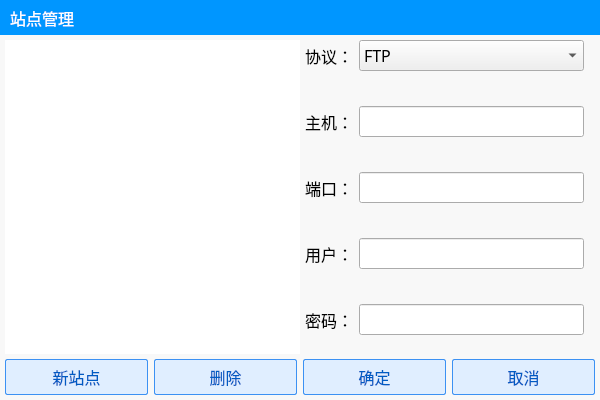
<?xml version="1.0" encoding="UTF-8"?>
<ui version="4.0">
 <class>SiteManagement</class>
 <widget class="QWidget" name="SiteManagement">
  <property name="geometry">
   <rect>
    <x>0</x>
    <y>0</y>
    <width>600</width>
    <height>400</height>
   </rect>
  </property>
  <property name="windowTitle">
   <string>SiteManagement</string>
  </property>
  <property name="styleSheet">
   <string notr="true">QWidget{font-family:&quot;微软雅黑&quot;;}</string>
  </property>
  <layout class="QVBoxLayout" name="verticalLayout">
   <property name="leftMargin">
    <number>0</number>
   </property>
   <property name="topMargin">
    <number>0</number>
   </property>
   <property name="rightMargin">
    <number>0</number>
   </property>
   <property name="bottomMargin">
    <number>0</number>
   </property>
   <item>
    <widget class="QWidget" name="background_widget" native="true">
     <property name="styleSheet">
      <string notr="true">#background_widget{background-color:#F8F8F8;}</string>
     </property>
     <layout class="QHBoxLayout" name="horizontalLayout">
      <property name="spacing">
       <number>0</number>
      </property>
      <property name="leftMargin">
       <number>0</number>
      </property>
      <property name="topMargin">
       <number>0</number>
      </property>
      <property name="rightMargin">
       <number>0</number>
      </property>
      <property name="bottomMargin">
       <number>0</number>
      </property>
      <item>
       <widget class="QWidget" name="main_widget" native="true">
        <layout class="QVBoxLayout" name="verticalLayout_2">
         <property name="spacing">
          <number>0</number>
         </property>
         <property name="leftMargin">
          <number>0</number>
         </property>
         <property name="topMargin">
          <number>0</number>
         </property>
         <property name="rightMargin">
          <number>0</number>
         </property>
         <property name="bottomMargin">
          <number>0</number>
         </property>
         <item>
          <widget class="QWidget" name="top_widget" native="true">
           <property name="minimumSize">
            <size>
             <width>0</width>
             <height>35</height>
            </size>
           </property>
           <property name="maximumSize">
            <size>
             <width>16777215</width>
             <height>16777215</height>
            </size>
           </property>
           <property name="styleSheet">
            <string notr="true">#top_widget{background-color:#0096ff;}</string>
           </property>
           <layout class="QHBoxLayout" name="horizontalLayout_2">
            <property name="leftMargin">
             <number>10</number>
            </property>
            <property name="topMargin">
             <number>0</number>
            </property>
            <property name="rightMargin">
             <number>10</number>
            </property>
            <property name="bottomMargin">
             <number>0</number>
            </property>
            <item>
             <widget class="QLabel" name="label">
              <property name="font">
               <font>
                <family>微软雅黑</family>
                <pointsize>12</pointsize>
               </font>
              </property>
              <property name="styleSheet">
               <string notr="true">color:white;</string>
              </property>
              <property name="text">
               <string>站点管理</string>
              </property>
             </widget>
            </item>
            <item>
             <spacer name="horizontalSpacer">
              <property name="orientation">
               <enum>Qt::Horizontal</enum>
              </property>
              <property name="sizeHint" stdset="0">
               <size>
                <width>40</width>
                <height>20</height>
               </size>
              </property>
             </spacer>
            </item>
            <item>
             <widget class="QPushButton" name="btnClose">
              <property name="styleSheet">
               <string notr="true">QPushButton{background-color: rgba(255, 255, 255,0);background-position:center;background-repeat:no-repeat;border-style:solid; }
QPushButton:hover{background-color:#E33D29;}</string>
              </property>
              <property name="text">
               <string/>
              </property>
              <property name="icon">
               <iconset resource="../FtpClient.qrc">
                <normaloff>:/FtpClient/res/7.png</normaloff>:/FtpClient/res/7.png</iconset>
              </property>
             </widget>
            </item>
           </layout>
          </widget>
         </item>
         <item>
          <widget class="QWidget" name="CenterWidget" native="true">
           <property name="font">
            <font>
             <family>微软雅黑</family>
             <pointsize>12</pointsize>
            </font>
           </property>
           <layout class="QHBoxLayout" name="horizontalLayout_3">
            <property name="spacing">
             <number>0</number>
            </property>
            <property name="leftMargin">
             <number>5</number>
            </property>
            <property name="topMargin">
             <number>5</number>
            </property>
            <property name="rightMargin">
             <number>5</number>
            </property>
            <property name="bottomMargin">
             <number>0</number>
            </property>
            <item>
             <widget class="QListWidget" name="listWidget">
              <property name="font">
               <font>
                <family>微软雅黑</family>
                <pointsize>-1</pointsize>
               </font>
              </property>
              <property name="styleSheet">
               <string notr="true">QListView{background-color:#ffffff; border: 0px;font-size:20px;}
QListView::item{margin-right:1px;}
QListView::item:hover {background: #0096ff;color:white;}
QListView::item:selected {background: #0096ff;color:white;}</string>
              </property>
              <property name="selectionMode">
               <enum>QAbstractItemView::SingleSelection</enum>
              </property>
             </widget>
            </item>
            <item>
             <widget class="QWidget" name="FtpConfigContainer" native="true">
              <layout class="QFormLayout" name="formLayout">
               <property name="verticalSpacing">
                <number>35</number>
               </property>
               <property name="leftMargin">
                <number>5</number>
               </property>
               <property name="topMargin">
                <number>0</number>
               </property>
               <property name="bottomMargin">
                <number>0</number>
               </property>
               <item row="0" column="0">
                <widget class="QLabel" name="label_2">
                 <property name="font">
                  <font>
                   <family>微软雅黑</family>
                   <pointsize>12</pointsize>
                  </font>
                 </property>
                 <property name="text">
                  <string>协议：</string>
                 </property>
                </widget>
               </item>
               <item row="0" column="1">
                <widget class="QComboBox" name="FtpType">
                 <property name="font">
                  <font>
                   <family>微软雅黑</family>
                   <pointsize>12</pointsize>
                  </font>
                 </property>
                 <property name="layoutDirection">
                  <enum>Qt::LeftToRight</enum>
                 </property>
                 <item>
                  <property name="text">
                   <string>FTP</string>
                  </property>
                 </item>
                 <item>
                  <property name="text">
                   <string>SFTP</string>
                  </property>
                 </item>
                 <item>
                  <property name="text">
                   <string>FTPS</string>
                  </property>
                 </item>
                </widget>
               </item>
               <item row="1" column="0">
                <widget class="QLabel" name="label_3">
                 <property name="font">
                  <font>
                   <family>微软雅黑</family>
                   <pointsize>12</pointsize>
                  </font>
                 </property>
                 <property name="text">
                  <string>主机：</string>
                 </property>
                </widget>
               </item>
               <item row="1" column="1">
                <widget class="QLineEdit" name="lineEdit_ip">
                 <property name="font">
                  <font>
                   <family>微软雅黑</family>
                   <pointsize>12</pointsize>
                  </font>
                 </property>
                </widget>
               </item>
               <item row="2" column="0">
                <widget class="QLabel" name="label_4">
                 <property name="font">
                  <font>
                   <family>微软雅黑</family>
                   <pointsize>12</pointsize>
                  </font>
                 </property>
                 <property name="text">
                  <string>端口：</string>
                 </property>
                </widget>
               </item>
               <item row="2" column="1">
                <widget class="QLineEdit" name="lineEdit_port">
                 <property name="font">
                  <font>
                   <family>微软雅黑</family>
                   <pointsize>12</pointsize>
                  </font>
                 </property>
                </widget>
               </item>
               <item row="3" column="0">
                <widget class="QLabel" name="label_5">
                 <property name="font">
                  <font>
                   <family>微软雅黑</family>
                   <pointsize>12</pointsize>
                  </font>
                 </property>
                 <property name="text">
                  <string>用户：</string>
                 </property>
                </widget>
               </item>
               <item row="3" column="1">
                <widget class="QLineEdit" name="lineEdit_username">
                 <property name="font">
                  <font>
                   <family>微软雅黑</family>
                   <pointsize>12</pointsize>
                  </font>
                 </property>
                </widget>
               </item>
               <item row="4" column="0">
                <widget class="QLabel" name="label_6">
                 <property name="font">
                  <font>
                   <family>微软雅黑</family>
                   <pointsize>12</pointsize>
                  </font>
                 </property>
                 <property name="text">
                  <string>密码：</string>
                 </property>
                </widget>
               </item>
               <item row="4" column="1">
                <widget class="QLineEdit" name="lineEdit_password">
                 <property name="font">
                  <font>
                   <family>微软雅黑</family>
                   <pointsize>12</pointsize>
                  </font>
                 </property>
                </widget>
               </item>
              </layout>
             </widget>
            </item>
           </layout>
          </widget>
         </item>
         <item>
          <widget class="QWidget" name="OperationWidget" native="true">
           <property name="styleSheet">
            <string notr="true">QPushButton{background: #e0eeff;border: 1px solid #3c91f3;border-radius: 2px;padding:5 10;color:#005bc3;}
QPushButton:hover{color:white;background-color:#0096FF;}
#operationWidget{background-color: white;}</string>
           </property>
           <layout class="QHBoxLayout" name="horizontalLayout_4">
            <property name="leftMargin">
             <number>5</number>
            </property>
            <property name="topMargin">
             <number>5</number>
            </property>
            <property name="rightMargin">
             <number>5</number>
            </property>
            <property name="bottomMargin">
             <number>5</number>
            </property>
            <item>
             <widget class="QPushButton" name="btnAdd">
              <property name="font">
               <font>
                <family>微软雅黑</family>
                <pointsize>12</pointsize>
               </font>
              </property>
              <property name="text">
               <string>新站点</string>
              </property>
             </widget>
            </item>
            <item>
             <widget class="QPushButton" name="btnDel">
              <property name="font">
               <font>
                <family>微软雅黑</family>
                <pointsize>12</pointsize>
               </font>
              </property>
              <property name="text">
               <string>删除</string>
              </property>
             </widget>
            </item>
            <item>
             <widget class="QPushButton" name="btnSure">
              <property name="font">
               <font>
                <family>微软雅黑</family>
                <pointsize>12</pointsize>
               </font>
              </property>
              <property name="text">
               <string>确定</string>
              </property>
             </widget>
            </item>
            <item>
             <widget class="QPushButton" name="btnClosed">
              <property name="font">
               <font>
                <family>微软雅黑</family>
                <pointsize>12</pointsize>
               </font>
              </property>
              <property name="text">
               <string>取消</string>
              </property>
             </widget>
            </item>
           </layout>
          </widget>
         </item>
        </layout>
       </widget>
      </item>
     </layout>
    </widget>
   </item>
  </layout>
 </widget>
 <layoutdefault spacing="6" margin="11"/>
 <resources>
  <include location="../FtpClient.qrc"/>
 </resources>
 <connections/>
</ui>
